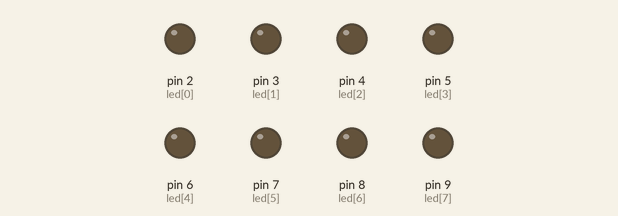
This sketch was run on a simulated Arduino Uno, built with avr-gcc and run on an emulated ATmega328P. Shown: output pins drawn as LEDs (lit = HIGH).

Above: at 0.07 s.
At 0.67 s:
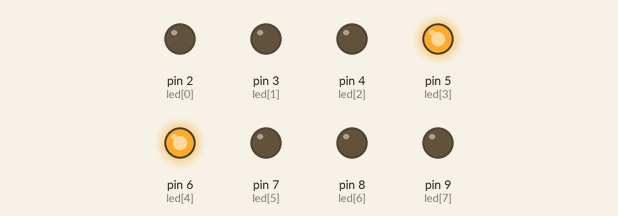
At 1.42 s:
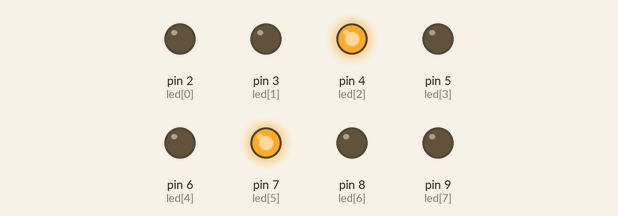
At 2.02 s:
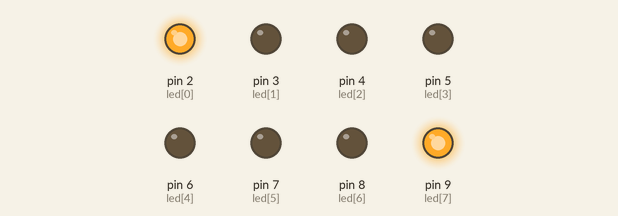
At 2.77 s:
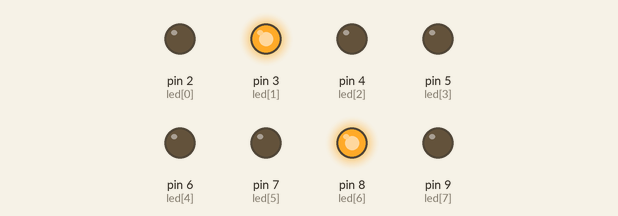
Timing chart, 0 to 3.1 s (numbered marks = the images above):
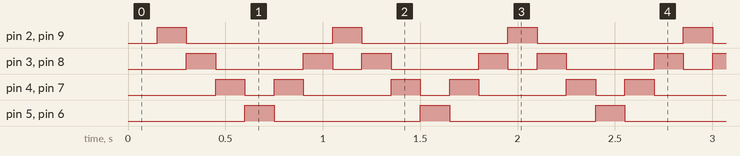

The sketch:

LED_Laufleiste.ino
```cpp
/* Programm: LED_Laufleiste
    Version 1.0 17.9.2020
    Programmierer J.Schmidt

    Hardware: Arduion; LED Laufleiste an, LEDs von Pin 2-9
*/

byte led[9] = {2, 3, 4, 5, 6, 7, 8, 9};

byte ledZustand[6][8] =
{
  {1, 0, 0, 0, 0, 0, 0, 1},
  {0, 1, 0, 0, 0, 0, 1, 0},
  {0, 0, 1, 0, 0, 1, 0, 0},
  {0, 0, 0, 1, 1, 0, 0, 0},
  {0, 0, 1, 0, 0, 1, 0, 0},
  {0, 1, 0, 0, 0, 0, 1, 0},
};

void setup()
{
  for (byte i = 0; i < 8; i++)
  {
    pinMode(led[i], OUTPUT);
  }
}

void loop()
{
  for (byte i = 0; i < 6; i++) //Zeilen
  {
    delay(150);
    for (byte j = 0; j < 8; j++) //Spalten
    {

      digitalWrite(led[j], ledZustand[i][j]);
    }
  }
}
```

Measured:
- by itself, pin 2 (led[0]), pin 5 (led[3]), pin 6 (led[4]), pin 9 (led[7]): alternates HIGH for 0.15 s and LOW for 0.75 s
- by itself, pin 3 (led[1]), pin 8 (led[6]): repeats every 0.90 s: LOW 0.45 s, HIGH 0.15 s, LOW 0.15 s, HIGH 0.15 s
- by itself, pin 4 (led[2]), pin 7 (led[5]): repeats every 0.90 s: LOW 0.15 s, HIGH 0.15 s, LOW 0.45 s, HIGH 0.15 s
